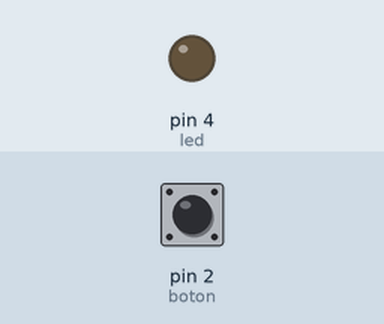
A sketch run on a simulated Arduino Uno, built with avr-gcc and run on an emulated ATmega328P. Parts: output pins drawn as LEDs (lit = HIGH). The test bench sets the inputs (shaded band); at power-on: pin 2 (boton) LOW.

Above: at 1.2 s.
1.3 s: pin 2 (boton) pulled HIGH for 0.15 s
At 1.37 s:
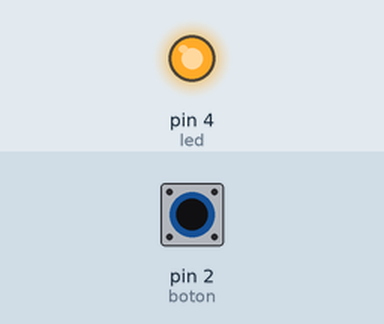
2.9 s: pin 2 (boton) pulled HIGH for 3.2 s
At 6.8 s:
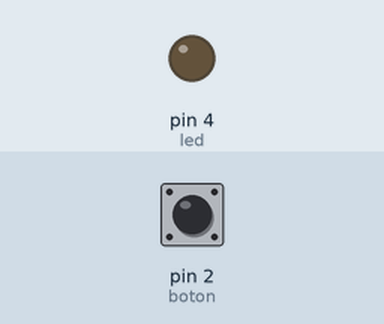
Timing chart, 0 to 8.3 s (numbered marks = the images above; inputs shaded):
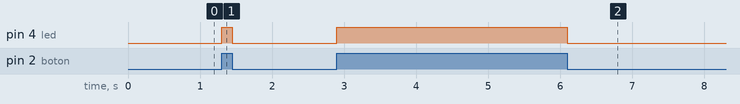

Measured:
- after the input at 1.3 s, pin 4 (led): LOW → HIGH at once, → LOW 0.15 s later
- after the input at 2.9 s, pin 4 (led): LOW → HIGH at once, → LOW 3.2 s later

The sketch:

Boton.ino
```cpp
const int boton=2;
const int led=4;
int val;

void setup() {
  pinMode(led,OUTPUT); //Led
  pinMode(boton, INPUT); //Botón
}

void loop() {
  val=digitalRead(boton); //Leer Botón

  //Verifica si el botón esta precionado o encendido
  if (val==HIGH){
    digitalWrite(led,HIGH);
  } else if (val == LOW){
    digitalWrite(led,LOW);
  }
}
```
